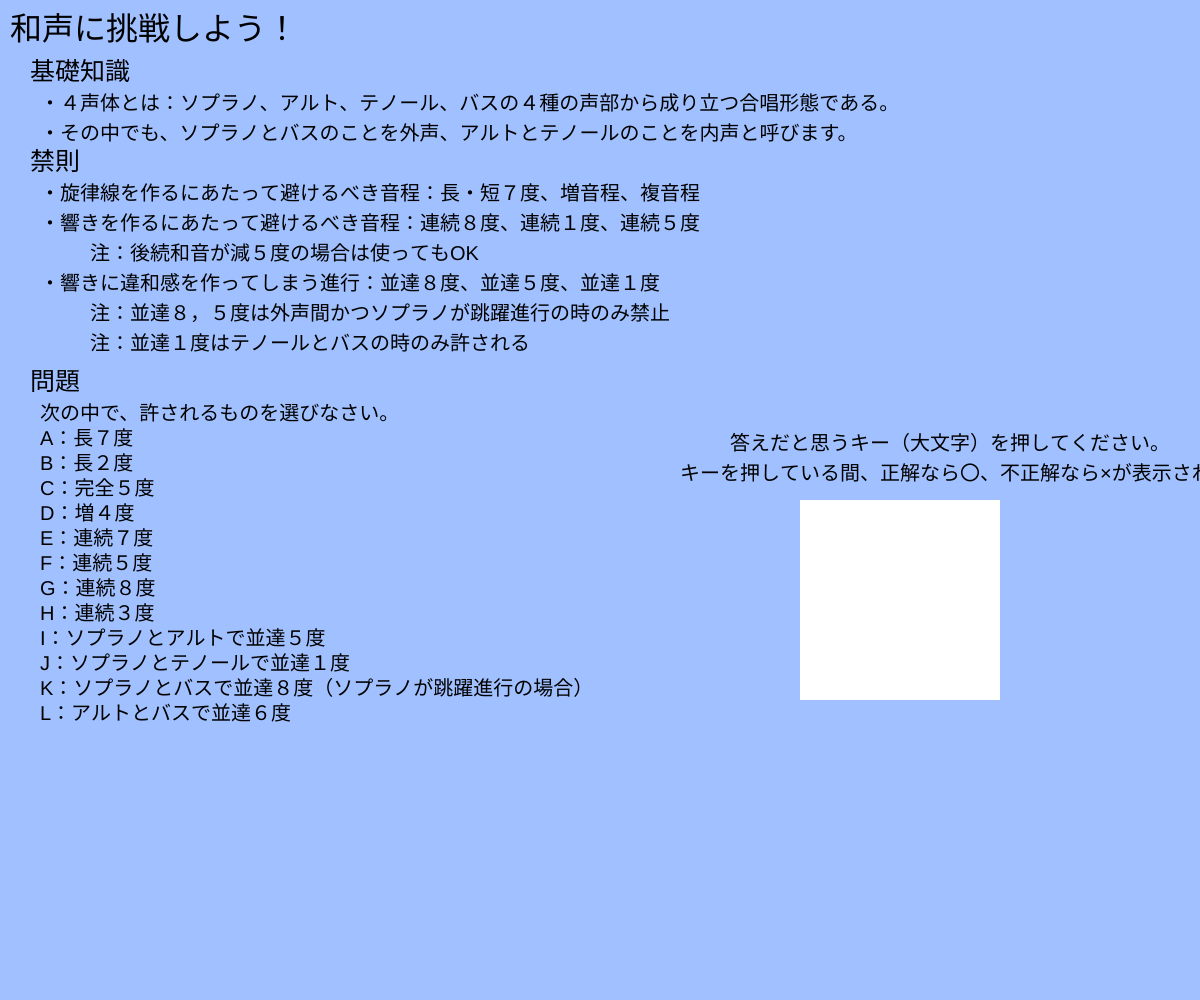
Frame 1 (no input)
Frame 60 (no input): identical to frame 1, image omitted
Frame 120 (the mouse pressed at the canvas centre since frame 60): identical to frame 1, image omitted

The p5.js sketch that drew this single still picture (run headless with seeded random() and noise() and a simulated clock; from frame 60 on, the mouse is pressed at the canvas centre):

// p5.js sketch
// ── sketch.js
// 最終課題を制作しよう
let x=255;
let y=255;
let z=255;

function setup(){
  createCanvas(windowWidth, windowHeight);
}

function draw(){
  background(160, 192, 255);
  textSize(32);
  fill(0);
  noStroke();
  text('和声に挑戦しよう！',10 ,40 );
  textSize(25);
  fill(0);
  text('基礎知識',30,80);
  textSize(20);
  fill(0);
  text('・４声体とは：ソプラノ、アルト、テノール、バスの４種の声部から成り立つ合唱形態である。',40,110);
    fill(0);
      text('・その中でも、ソプラノとバスのことを外声、アルトとテノールのことを内声と呼びます。',40,140);
    textSize(25);
    text('禁則',30,170);
    textSize(20);
    fill(0);
    text('・旋律線を作るにあたって避けるべき音程：長・短７度、増音程、複音程',40,200);
    text('・響きを作るにあたって避けるべき音程：連続８度、連続１度、連続５度',40,230);
    text('注：後続和音が減５度の場合は使ってもOK',90,260);
    text('・響きに違和感を作ってしまう進行：並達８度、並達５度、並達１度',40,290);
    text('注：並達８，５度は外声間かつソプラノが跳躍進行の時のみ禁止',90,320);
    text('注：並達１度はテノールとバスの時のみ許される',90,350);
    textSize(25);
    fill(0);
    text('問題',30,390);
    textSize(20);
    fill(0);
    text('次の中で、許されるものを選びなさい。',40,420);
    text('A：長７度',40,445);
    text('B：長２度',40,470);
    text('C：完全５度',40,495);
    text('D：増４度',40,520);
    text('E：連続７度',40,545);
    text('F：連続５度',40,570);
    text('G：連続８度',40,595);
    text('H：連続３度',40,620);
    text('I：ソプラノとアルトで並達５度',40,645);
    text('J：ソプラノとテノールで並達１度',40,670);
    text('K：ソプラノとバスで並達８度（ソプラノが跳躍進行の場合）',40,695);
    text('L：アルトとバスで並達６度',40,720);
    text('答えだと思うキー（大文字）を押してください。',730,450);
    text('キーを押している間、正解なら〇、不正解なら×が表示されます。',680,480);
    noStroke();
    fill(255)
    rect(800,500,200,200);
    stroke(x);
    strokeWeight(6);
    ellipse(900,600,125,125);
    stroke(y,z,255);
    line(920,580,880,620);
    line(920,620,880,580);
}

function keyPressed(){
  if(key == "A"){x=255;y=0;z=0;}
  else if(key == "B"){x=0;y=255;z=255;}
  else if(key == "C"){x=0;y=255;z=255;}
  else if(key == "D"){x=255;y=0;z=0;}
  else if(key == "E"){x=0;y=255;z=255;}
  else if(key == "F"){x=255;y=0;z=0;}
  else if(key == "G"){x=255;y=0;z=0;}
  else if(key == "H"){x=0;y=255;z=255;}
  else if(key == "I"){x=0;y=255;z=255;}
  else if(key == "J"){x=255;y=0;z=0;}
  else if(key == "K"){x=255;y=0;z=0;}
  else if(key == "L"){x=0;y=255;z=255;}
}
function keyReleased() {
  if (x === 0) {
    x = 255;
  } else {
    y = z =  255;
  }
}

function windowResized(){
  resizeCanvas(windowWidth, windowHeight);
}
